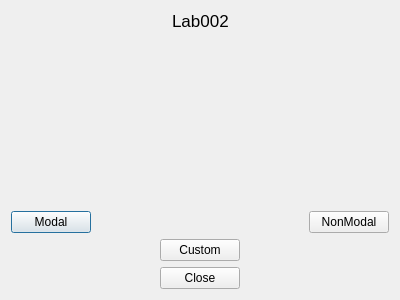
<?xml version="1.0" encoding="UTF-8"?>
<ui version="4.0">
 <class>Dialog</class>
 <widget class="QDialog" name="Dialog">
  <property name="geometry">
   <rect>
    <x>0</x>
    <y>0</y>
    <width>400</width>
    <height>300</height>
   </rect>
  </property>
  <property name="windowTitle">
   <string>Dialog</string>
  </property>
  <layout class="QVBoxLayout" name="verticalLayout">
   <item>
    <layout class="QHBoxLayout" name="horizontalLayout">
     <item>
      <spacer name="horizontalSpacer">
       <property name="orientation">
        <enum>Qt::Horizontal</enum>
       </property>
       <property name="sizeHint" stdset="0">
        <size>
         <width>40</width>
         <height>20</height>
        </size>
       </property>
      </spacer>
     </item>
     <item>
      <widget class="QLabel" name="label">
       <property name="font">
        <font>
         <pointsize>13</pointsize>
        </font>
       </property>
       <property name="text">
        <string>Lab002</string>
       </property>
      </widget>
     </item>
     <item>
      <spacer name="horizontalSpacer_2">
       <property name="orientation">
        <enum>Qt::Horizontal</enum>
       </property>
       <property name="sizeHint" stdset="0">
        <size>
         <width>40</width>
         <height>20</height>
        </size>
       </property>
      </spacer>
     </item>
    </layout>
   </item>
   <item>
    <spacer name="verticalSpacer">
     <property name="orientation">
      <enum>Qt::Vertical</enum>
     </property>
     <property name="sizeHint" stdset="0">
      <size>
       <width>20</width>
       <height>141</height>
      </size>
     </property>
    </spacer>
   </item>
   <item>
    <layout class="QHBoxLayout" name="horizontalLayout_2">
     <item>
      <widget class="QPushButton" name="modalButton">
       <property name="text">
        <string>Modal</string>
       </property>
      </widget>
     </item>
     <item>
      <spacer name="horizontalSpacer_3">
       <property name="orientation">
        <enum>Qt::Horizontal</enum>
       </property>
       <property name="sizeHint" stdset="0">
        <size>
         <width>40</width>
         <height>20</height>
        </size>
       </property>
      </spacer>
     </item>
     <item>
      <widget class="QPushButton" name="nonModalButton">
       <property name="text">
        <string>NonModal</string>
       </property>
      </widget>
     </item>
    </layout>
   </item>
   <item>
    <layout class="QHBoxLayout" name="horizontalLayout_3">
     <item>
      <spacer name="horizontalSpacer_4">
       <property name="orientation">
        <enum>Qt::Horizontal</enum>
       </property>
       <property name="sizeHint" stdset="0">
        <size>
         <width>40</width>
         <height>20</height>
        </size>
       </property>
      </spacer>
     </item>
     <item>
      <widget class="QPushButton" name="pushButton">
       <property name="text">
        <string>Custom</string>
       </property>
      </widget>
     </item>
     <item>
      <spacer name="horizontalSpacer_5">
       <property name="orientation">
        <enum>Qt::Horizontal</enum>
       </property>
       <property name="sizeHint" stdset="0">
        <size>
         <width>40</width>
         <height>20</height>
        </size>
       </property>
      </spacer>
     </item>
    </layout>
   </item>
   <item>
    <layout class="QHBoxLayout" name="horizontalLayout_4">
     <item>
      <spacer name="horizontalSpacer_6">
       <property name="orientation">
        <enum>Qt::Horizontal</enum>
       </property>
       <property name="sizeHint" stdset="0">
        <size>
         <width>40</width>
         <height>20</height>
        </size>
       </property>
      </spacer>
     </item>
     <item>
      <widget class="QPushButton" name="closeButton">
       <property name="text">
        <string>Close</string>
       </property>
      </widget>
     </item>
     <item>
      <spacer name="horizontalSpacer_7">
       <property name="orientation">
        <enum>Qt::Horizontal</enum>
       </property>
       <property name="sizeHint" stdset="0">
        <size>
         <width>40</width>
         <height>20</height>
        </size>
       </property>
      </spacer>
     </item>
    </layout>
   </item>
  </layout>
 </widget>
 <layoutdefault spacing="6" margin="11"/>
 <resources/>
 <connections/>
</ui>
